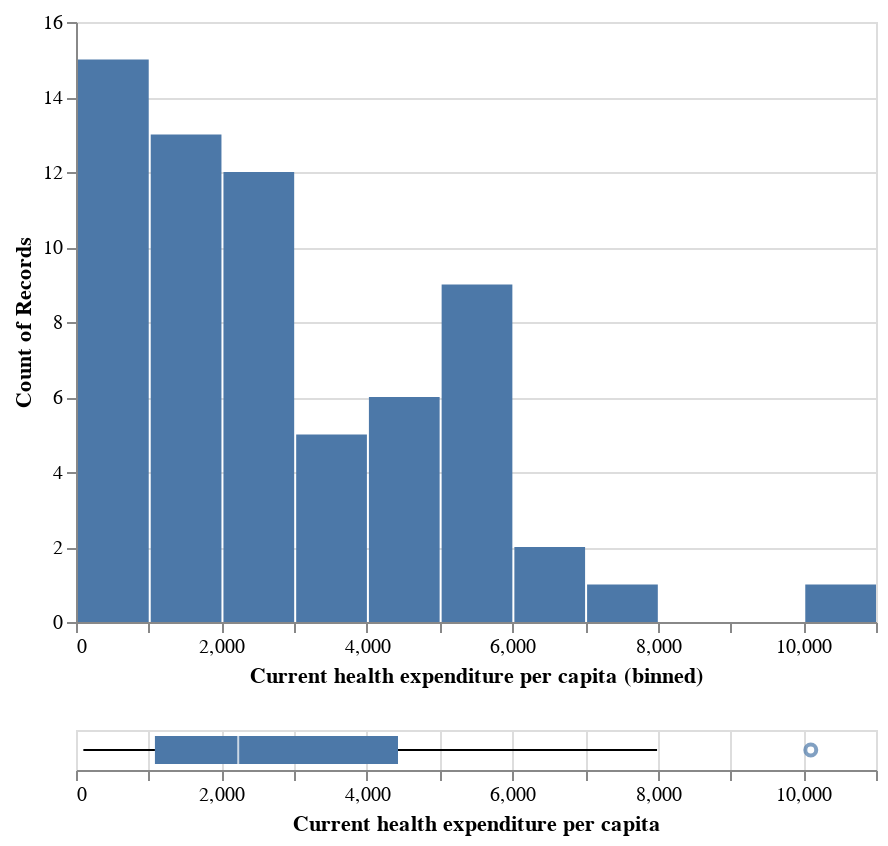

Notebook code cell kept with this figure:
### Markdown cell above
### Chart 4: Current health expenditure per capita - distribution plot and boxplot

### Code cell
# By using distribution plot we can decide which technique we will use for dealing with missing values.
# Variable = Current health expenditure per capita

hist3 = alt.Chart(df).mark_bar().encode(
    x=alt.X("Current health expenditure per capita", 
            bin=alt.BinParams(maxbins=20), 
            scale=alt.Scale(zero=True)),
    y='count()',
)

box3 = alt.Chart(df).mark_boxplot().encode(
    x='Current health expenditure per capita',
)

alt.vconcat(hist3, box3)

### Figure 1 — Vega-Lite specification as saved in the notebook (floating-point values rounded to 4 significant figures)
{"config": {"view": {"continuousWidth": 400, "continuousHeight": 300}}, "vconcat": [{"mark": "bar", "encoding": {"x": {"bin": {"maxbins": 20}, "field": "Current health expenditure per capita", "scale": {"zero": true}, "type": "quantitative"}, "y": {"aggregate": "count", "type": "quantitative"}}}, {"mark": "boxplot", "encoding": {"x": {"field": "Current health expenditure per capita", "type": "quantitative"}}}], "data": {"name": "data-ba6e791371eedc97a6113d74b77f3086"}, "$schema": "https://vega.github.io/schema/vega-lite/v4.17.0.json", "datasets": {"data-ba6e791371eedc97a6113d74b77f3086": [{"Continent": "Americas", "Country": "Argentina", "Code": "ARG", "Year": 2017, "Average annual working hours per worker": 1692.0, "GDP per capita": 23270.0, "Population": 44054616, "Gini coefficient": 0.3408, "Life satisfaction": 6.086, "Productivity": 30.96, "Current health expenditure per capita": 2470.0}, {"Continent": "Oceania", "Country": "Australia", "Code": "AUS", "Year": 2017, "Average annual working hours per worker": 1731.0, "GDP per capita": 52540.0, "Population": 24590336, "Gini coefficient": 0.3408, "Life satisfaction": 7.234, "Productivity": 60.34, "Current health expenditure per capita": 4716.0}, {"Continent": "Europe", "Country": "Austria", "Code": "AUT", "Year": 2017, "Average annual working hours per worker": 1613.0, "GDP per capita": 51950.0, "Population": 8797497, "Gini coefficient": 0.2974, "Life satisfaction": 7.195, "Productivity": 64.78, "Current health expenditure per capita": 5641.0}, {"Continent": "Asia", "Country": "Bangladesh", "Code": "BGD", "Year": 2017, "Average annual working hours per worker": 2232.0, "GDP per capita": 4113.0, "Population": 161793968, "Gini coefficient": 0.3408, "Life satisfaction": 5.114, "Productivity": 4.308, "Current health expenditure per capita": 101.2}, {"Continent": "Europe", "Country": "Belgium", "Code": "BEL", "Year": 2017, "Average annual working hours per worker": 1544.0, "GDP per capita": 45150.0, "Population": 11384491, "Gini coefficient": 0.2739, "Life satisfaction": 6.772, "Productivity": 68.52, "Current health expenditure per capita": 5450.0}, {"Continent": "Americas", "Country": "Brazil", "Code": "BRA", "Year": 2017, "Average annual working hours per worker": 1709.0, "GDP per capita": 14280.0, "Population": 208504960, "Gini coefficient": 0.5333, "Life satisfaction": 6.451, "Productivity": 19.19, "Current health expenditure per capita": 1376.0}, {"Continent": "Europe", "Country": "Bulgaria", "Code": "BGR", "Year": 2017, "Average annual working hours per worker": 1644.0, "GDP per capita": 19580.0, "Population": 7182430, "Gini coefficient": 0.4038, "Life satisfaction": 5.108, "Productivity": 25.39, "Current health expenditure per capita": 1608.0}, {"Continent": "Asia", "Country": "Cambodia", "Code": "KHM", "Year": 2017, "Average annual working hours per worker": 2456.0, "GDP per capita": 3951.0, "Population": 15830694, "Gini coefficient": 0.3408, "Life satisfaction": 4.998, "Productivity": 3.023, "Current health expenditure per capita": 224.8}, {"Continent": "Americas", "Country": "Canada", "Code": "CAN", "Year": 2017, "Average annual working hours per worker": 1696.0, "GDP per capita": 48900.0, "Population": 36554344, "Gini coefficient": 0.3331, "Life satisfaction": 7.109, "Productivity": 56.26, "Current health expenditure per capita": 5209.0}, {"Continent": "Americas", "Country": "Chile", "Code": "CHL", "Year": 2017, "Average annual working hours per worker": 1974.0, "GDP per capita": 22860.0, "Population": 18368582, "Gini coefficient": 0.4444, "Life satisfaction": 5.942, "Productivity": 27.26, "Current health expenditure per capita": 2219.0}, {"Continent": "Asia", "Country": "China", "Code": "CHN", "Year": 2017, "Average annual working hours per worker": 2174.0, "GDP per capita": 13850.0, "Population": 1410275968, "Gini coefficient": 0.3908, "Life satisfaction": 5.144, "Productivity": 11.36, "Current health expenditure per capita": 706.4}, {"Continent": "Americas", "Country": "Colombia", "Code": "COL", "Year": 2017, "Average annual working hours per worker": 1998.0, "GDP per capita": 13430.0, "Population": 48351668, "Gini coefficient": 0.4972, "Life satisfaction": 6.35, "Productivity": 15.63, "Current health expenditure per capita": 1088.0}, {"Continent": "Americas", "Country": "Costa Rica", "Code": "CRI", "Year": 2017, "Average annual working hours per worker": 2212.0, "GDP per capita": 18130.0, "Population": 4993849, "Gini coefficient": 0.4835, "Life satisfaction": 6.998, "Productivity": 18.73, "Current health expenditure per capita": 1440.0}, {"Continent": "Europe", "Country": "Croatia", "Code": "HRV", "Year": 2017, "Average annual working hours per worker": 1835.0, "GDP per capita": 25360.0, "Population": 4192468, "Gini coefficient": 0.3035, "Life satisfaction": 5.626, "Productivity": 33.16, "Current health expenditure per capita": 1804.0}, {"Continent": "Asia", "Country": "Cyprus", "Code": "CYP", "Year": 2017, "Average annual working hours per worker": 1784.0, "GDP per capita": 31250.0, "Population": 1208527, "Gini coefficient": 0.3142, "Life satisfaction": 6.137, "Productivity": 42.59, "Current health expenditure per capita": 2533.0}, {"Continent": "Europe", "Country": "Czechia", "Code": "CZE", "Year": 2017, "Average annual working hours per worker": 1776.0, "GDP per capita": 35580.0, "Population": 10531315, "Gini coefficient": 0.2485, "Life satisfaction": 6.242, "Productivity": 39.42, "Current health expenditure per capita": 2786.0}, {"Continent": "Europe", "Country": "Denmark", "Code": "DNK", "Year": 2017, "Average annual working hours per worker": 1400.0, "GDP per capita": 51670.0, "Population": 5737286, "Gini coefficient": 0.2875, "Life satisfaction": 7.693, "Productivity": 72.54, "Current health expenditure per capita": 5573.0}, {"Continent": "Americas", "Country": "Ecuador", "Code": "ECU", "Year": 2017, "Average annual working hours per worker": 1701.0, "GDP per capita": 11410.0, "Population": 16696947, "Gini coefficient": 0.4467, "Life satisfaction": 5.809, "Productivity": 15.32, "Current health expenditure per capita": 863.0}, {"Continent": "Europe", "Country": "Estonia", "Code": "EST", "Year": 2017, "Average annual working hours per worker": 1857.0, "GDP per capita": 30980.0, "Population": 1317550, "Gini coefficient": 0.3036, "Life satisfaction": 6.035, "Productivity": 33.49, "Current health expenditure per capita": 2242.0}, {"Continent": "Europe", "Country": "Finland", "Code": "FIN", "Year": 2017, "Average annual working hours per worker": 1659.0, "GDP per capita": 43830.0, "Population": 5508146, "Gini coefficient": 0.2738, "Life satisfaction": 7.78, "Productivity": 58.88, "Current health expenditure per capita": 4339.0}, {"Continent": "Europe", "Country": "France", "Code": "FRA", "Year": 2017, "Average annual working hours per worker": 1514.0, "GDP per capita": 42820.0, "Population": 64144092, "Gini coefficient": 0.3163, "Life satisfaction": 6.69, "Productivity": 68.37, "Current health expenditure per capita": 5060.0}, {"Continent": "Europe", "Country": "Germany", "Code": "DEU", "Year": 2017, "Average annual working hours per worker": 1354.0, "GDP per capita": 51250.0, "Population": 82624368, "Gini coefficient": 0.312, "Life satisfaction": 7.035, "Productivity": 69.85, "Current health expenditure per capita": 6028.0}, {"Continent": "Europe", "Country": "Greece", "Code": "GRC", "Year": 2017, "Average annual working hours per worker": 2017.0, "GDP per capita": 26480.0, "Population": 10692230, "Gini coefficient": 0.3435, "Life satisfaction": 5.952, "Productivity": 33.36, "Current health expenditure per capita": 2326.0}, {"Continent": "Asia", "Country": "Hong Kong", "Code": "HKG", "Year": 2017, "Average annual working hours per worker": 2186.0, "GDP per capita": 49930.0, "Population": 7461508, "Gini coefficient": 0.3408, "Life satisfaction": 5.659, "Productivity": 44.37, "Current health expenditure per capita": null}, {"Continent": "Europe", "Country": "Hungary", "Code": "HUN", "Year": 2017, "Average annual working hours per worker": 1937.0, "GDP per capita": 26910.0, "Population": 9788940, "Gini coefficient": 0.3058, "Life satisfaction": 6.0, "Productivity": 33.06, "Current health expenditure per capita": 1989.0}, {"Continent": "Europe", "Country": "Iceland", "Code": "ISL", "Year": 2017, "Average annual working hours per worker": 1493.0, "GDP per capita": 49840.0, "Population": 343641, "Gini coefficient": 0.2613, "Life satisfaction": 7.533, "Productivity": 59.13, "Current health expenditure per capita": 4763.0}, {"Continent": "Asia", "Country": "India", "Code": "IND", "Year": 2017, "Average annual working hours per worker": 2117.0, "GDP per capita": 6188.0, "Population": 1354195712, "Gini coefficient": 0.3594, "Life satisfaction": 3.249, "Productivity": 8.01, "Current health expenditure per capita": 181.5}, {"Continent": "Asia", "Country": "Indonesia", "Code": "IDN", "Year": 2017, "Average annual working hours per worker": 2024.0, "GDP per capita": 10640.0, "Population": 264498848, "Gini coefficient": 0.3879, "Life satisfaction": 5.347, "Productivity": 11.35, "Current health expenditure per capita": 317.6}, {"Continent": "Europe", "Country": "Ireland", "Code": "IRL", "Year": 2017, "Average annual working hours per worker": 1746.0, "GDP per capita": 86810.0, "Population": 4771860, "Gini coefficient": 0.3136, "Life satisfaction": 7.255, "Productivity": 109.5, "Current health expenditure per capita": 5583.0}, {"Continent": "Asia", "Country": "Israel", "Code": "ISR", "Year": 2017, "Average annual working hours per worker": 1921.0, "GDP per capita": 38980.0, "Population": 8309256, "Gini coefficient": 0.382, "Life satisfaction": 7.332, "Productivity": 41.02, "Current health expenditure per capita": 2992.0}, {"Continent": "Europe", "Country": "Italy", "Code": "ITA", "Year": 2017, "Average annual working hours per worker": 1723.0, "GDP per capita": 40160.0, "Population": 60004024, "Gini coefficient": 0.3593, "Life satisfaction": 6.445, "Productivity": 56.27, "Current health expenditure per capita": 3617.0}, {"Continent": "Asia", "Country": "Japan", "Code": "JPN", "Year": 2017, "Average annual working hours per worker": 1738.0, "GDP per capita": 39600.0, "Population": 126662464, "Gini coefficient": 0.3408, "Life satisfaction": 5.908, "Productivity": 42.42, "Current health expenditure per capita": 4398.0}, {"Continent": "Europe", "Country": "Latvia", "Code": "LVA", "Year": 2017, "Average annual working hours per worker": 1875.0, "GDP per capita": 27160.0, "Population": 1954861, "Gini coefficient": 0.3557, "Life satisfaction": 5.97, "Productivity": 31.57, "Current health expenditure per capita": 1704.0}, {"Continent": "Europe", "Country": "Lithuania", "Code": "LTU", "Year": 2017, "Average annual working hours per worker": 1844.0, "GDP per capita": 29830.0, "Population": 2904452, "Gini coefficient": 0.3729, "Life satisfaction": 6.064, "Productivity": 32.99, "Current health expenditure per capita": 2178.0}, {"Continent": "Europe", "Country": "Luxembourg", "Code": "LUX", "Year": 2017, "Average annual working hours per worker": 1519.0, "GDP per capita": 90600.0, "Population": 596290, "Gini coefficient": 0.3452, "Life satisfaction": 7.404, "Productivity": 83.17, "Current health expenditure per capita": 5981.0}, {"Continent": "Asia", "Country": "Malaysia", "Code": "MYS", "Year": 2017, "Average annual working hours per worker": 2238.0, "GDP per capita": 24160.0, "Population": 31975812, "Gini coefficient": 0.3408, "Life satisfaction": 5.428, "Productivity": 23.65, "Current health expenditure per capita": 987.6}, {"Continent": "Europe", "Country": "Malta", "Code": "MLT", "Year": 2017, "Average annual working hours per worker": 2040.0, "GDP per capita": 35150.0, "Population": 479507, "Gini coefficient": 0.2923, "Life satisfaction": 6.733, "Productivity": 39.22, "Current health expenditure per capita": 3873.0}, {"Continent": "Americas", "Country": "Mexico", "Code": "MEX", "Year": 2017, "Average annual working hours per worker": 2255.0, "GDP per capita": 18940.0, "Population": 122839256, "Gini coefficient": 0.3408, "Life satisfaction": 6.432, "Productivity": 21.02, "Current health expenditure per capita": 1076.0}, {"Continent": "Asia", "Country": "Myanmar", "Code": "MMR", "Year": 2017, "Average annual working hours per worker": 2438.0, "GDP per capita": 4763.0, "Population": 52288344, "Gini coefficient": 0.307, "Life satisfaction": 4.434, "Productivity": 4.735, "Current health expenditure per capita": 214.6}, {"Continent": "Europe", "Country": "Netherlands", "Code": "NLD", "Year": 2017, "Average annual working hours per worker": 1430.0, "GDP per capita": 54230.0, "Population": 17207204, "Gini coefficient": 0.2854, "Life satisfaction": 7.425, "Productivity": 70.62, "Current health expenditure per capita": 5603.0}, {"Continent": "Oceania", "Country": "New Zealand", "Code": "NZL", "Year": 2017, "Average annual working hours per worker": 1752.0, "GDP per capita": 39730.0, "Population": 4746253, "Gini coefficient": 0.3408, "Life satisfaction": 7.205, "Productivity": 42.74, "Current health expenditure per capita": 3876.0}, {"Continent": "Africa", "Country": "Nigeria", "Code": "NGA", "Year": 2017, "Average annual working hours per worker": 1827.0, "GDP per capita": 5061.0, "Population": 193495904, "Gini coefficient": 0.3408, "Life satisfaction": 4.356, "Productivity": 34.62, "Current health expenditure per capita": 194.8}, {"Continent": "Europe", "Country": "Norway", "Code": "NOR", "Year": 2017, "Average annual working hours per worker": 1417.0, "GDP per capita": 69600.0, "Population": 5277396, "Gini coefficient": 0.2699, "Life satisfaction": 7.442, "Productivity": 96.85, "Current health expenditure per capita": 6631.0}, {"Continent": "Asia", "Country": "Pakistan", "Code": "PAK", "Year": 2017, "Average annual working hours per worker": 2096.0, "GDP per capita": 4744.0, "Population": 216379648, "Gini coefficient": 0.3408, "Life satisfaction": 4.443, "Productivity": 8.322, "Current health expenditure per capita": 132.7}, {"Continent": "Americas", "Country": "Peru", "Code": "PER", "Year": 2017, "Average annual working hours per worker": 1932.0, "GDP per capita": 11960.0, "Population": 31605488, "Gini coefficient": 0.4329, "Life satisfaction": 5.999, "Productivity": 10.75, "Current health expenditure per capita": 624.0}, {"Continent": "Asia", "Country": "Philippines", "Code": "PHL", "Year": 2017, "Average annual working hours per worker": 2149.0, "GDP per capita": 7858.0, "Population": 106738496, "Gini coefficient": 0.3408, "Life satisfaction": 6.268, "Productivity": 9.45, "Current health expenditure per capita": 321.6}, {"Continent": "Europe", "Country": "Poland", "Code": "POL", "Year": 2017, "Average annual working hours per worker": 2028.0, "GDP per capita": 29050.0, "Population": 38532816, "Gini coefficient": 0.303, "Life satisfaction": 6.242, "Productivity": 33.66, "Current health expenditure per capita": 1972.0}, {"Continent": "Europe", "Country": "Portugal", "Code": "PRT", "Year": 2017, "Average annual working hours per worker": 1863.0, "GDP per capita": 30430.0, "Population": 10307528, "Gini coefficient": 0.338, "Life satisfaction": 6.095, "Productivity": 34.62, "Current health expenditure per capita": 3072.0}, {"Continent": "Europe", "Country": "Romania", "Code": "ROU", "Year": 2017, "Average annual working hours per worker": 1806.0, "GDP per capita": 25420.0, "Population": 19698852, "Gini coefficient": 0.3602, "Life satisfaction": 6.13, "Productivity": 32.27, "Current health expenditure per capita": 1399.0}, {"Continent": "Europe", "Country": "Russia", "Code": "RUS", "Year": 2017, "Average annual working hours per worker": 1974.0, "GDP per capita": 26800.0, "Population": 145452544, "Gini coefficient": 0.3724, "Life satisfaction": 5.441, "Productivity": 27.45, "Current health expenditure per capita": 1406.0}, {"Continent": "Asia", "Country": "Singapore", "Code": "SGP", "Year": 2017, "Average annual working hours per worker": 2238.0, "GDP per capita": 81440.0, "Population": 5764489, "Gini coefficient": 0.3408, "Life satisfaction": 6.378, "Productivity": 54.3, "Current health expenditure per capita": 4091.0}, {"Continent": "Europe", "Country": "Slovakia", "Code": "SVK", "Year": 2017, "Average annual working hours per worker": 1745.0, "GDP per capita": 26470.0, "Population": 5439418, "Gini coefficient": 0.2324, "Life satisfaction": 6.243, "Productivity": 35.17, "Current health expenditure per capita": 2038.0}, {"Continent": "Europe", "Country": "Slovenia", "Code": "SVN", "Year": 2017, "Average annual working hours per worker": 1655.0, "GDP per capita": 31590.0, "Population": 2098396, "Gini coefficient": 0.2422, "Life satisfaction": 6.665, "Productivity": 40.55, "Current health expenditure per capita": 2998.0}, {"Continent": "Africa", "Country": "South Africa", "Code": "ZAF", "Year": 2017, "Average annual working hours per worker": 2209.0, "GDP per capita": 12740.0, "Population": 56641208, "Gini coefficient": 0.3408, "Life satisfaction": 5.035, "Productivity": 18.05, "Current health expenditure per capita": 1108.0}, {"Continent": "Asia", "Country": "South Korea", "Code": "KOR", "Year": 2017, "Average annual working hours per worker": 2063.0, "GDP per capita": 40880.0, "Population": 51511640, "Gini coefficient": 0.3408, "Life satisfaction": 5.903, "Productivity": 39.08, "Current health expenditure per capita": 2926.0}, {"Continent": "Europe", "Country": "Spain", "Code": "ESP", "Year": 2017, "Average annual working hours per worker": 1686.0, "GDP per capita": 38930.0, "Population": 46584168, "Gini coefficient": 0.3465, "Life satisfaction": 6.457, "Productivity": 56.06, "Current health expenditure per capita": 3557.0}, {"Continent": "Asia", "Country": "Sri Lanka", "Code": "LKA", "Year": 2017, "Average annual working hours per worker": 1924.0, "GDP per capita": 12730.0, "Population": 21506816, "Gini coefficient": 0.3408, "Life satisfaction": 4.213, "Productivity": 17.05, "Current health expenditure per capita": 459.2}, {"Continent": "Europe", "Country": "Sweden", "Code": "SWE", "Year": 2017, "Average annual working hours per worker": 1609.0, "GDP per capita": 52030.0, "Population": 10058191, "Gini coefficient": 0.2877, "Life satisfaction": 7.398, "Productivity": 64.34, "Current health expenditure per capita": 5656.0}, {"Continent": "Europe", "Country": "Switzerland", "Code": "CHE", "Year": 2017, "Average annual working hours per worker": 1590.0, "GDP per capita": 73620.0, "Population": 8451688, "Gini coefficient": 0.3268, "Life satisfaction": 7.694, "Productivity": 80.59, "Current health expenditure per capita": 7990.0}, {"Continent": "Asia", "Country": "Taiwan", "Code": "TWN", "Year": 2017, "Average annual working hours per worker": 1990.0, "GDP per capita": 45380.0, "Population": 23665028, "Gini coefficient": 0.3408, "Life satisfaction": 6.537, "Productivity": 45.0, "Current health expenditure per capita": null}, {"Continent": "Asia", "Country": "Thailand", "Code": "THA", "Year": 2017, "Average annual working hours per worker": 2185.0, "GDP per capita": 16670.0, "Population": 70898208, "Gini coefficient": 0.3653, "Life satisfaction": 6.022, "Productivity": 14.75, "Current health expenditure per capita": 669.6}, {"Continent": "Asia", "Country": "Turkey", "Code": "TUR", "Year": 2017, "Average annual working hours per worker": 1832.0, "GDP per capita": 26610.0, "Population": 82089824, "Gini coefficient": 0.4141, "Life satisfaction": 4.872, "Productivity": 41.8, "Current health expenditure per capita": 1167.0}, {"Continent": "Europe", "Country": "United Kingdom", "Code": "GBR", "Year": 2017, "Average annual working hours per worker": 1670.0, "GDP per capita": 44090.0, "Population": 66064808, "Gini coefficient": 0.3515, "Life satisfaction": 7.157, "Productivity": 54.68, "Current health expenditure per capita": 4516.0}, {"Continent": "Americas", "Country": "United States", "Code": "USA", "Year": 2017, "Average annual working hours per worker": 1757.0, "GDP per capita": 60120.0, "Population": 329791232, "Gini coefficient": 0.4118, "Life satisfaction": 6.944, "Productivity": 71.64, "Current health expenditure per capita": 10100.0}, {"Continent": "Americas", "Country": "Uruguay", "Code": "URY", "Year": 2017, "Average annual working hours per worker": 1552.0, "GDP per capita": 20620.0, "Population": 3422205, "Gini coefficient": 0.3946, "Life satisfaction": 6.6, "Productivity": 28.3, "Current health expenditure per capita": 2030.0}, {"Continent": "Asia", "Country": "Vietnam", "Code": "VNM", "Year": 2017, "Average annual working hours per worker": 2170.0, "GDP per capita": 6842.0, "Population": 94033048, "Gini coefficient": 0.3408, "Life satisfaction": 5.467, "Productivity": 5.653, "Current health expenditure per capita": 424.0}]}}
